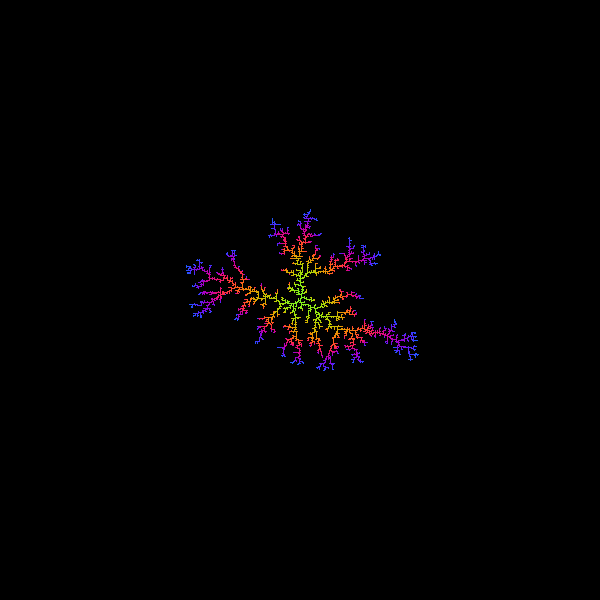

Write Python code to recreate this figure.
"""
simple_dla.py — diffusion-limited aggregation on a grid. Seed one stuck
pixel at the centre. Repeatedly release a walker on a launch circle around
the cluster. Step the walker by random nearest-neighbour moves until it
either touches the cluster (then stick) or wanders too far (then kill).
The result is a branching, dendritic structure that grows outward.

Pixels2GenAI Project
"""

import numpy as np
from PIL import Image


SIZE = 600
N_PARTICLES = 4000
SEED = 3


def run_dla(size=SIZE, n_particles=N_PARTICLES, seed=SEED):
    """Return an int32 grid where pixel = particle index when stuck, 0 otherwise."""
    rng = np.random.default_rng(seed)
    cluster = np.zeros((size, size), dtype=np.int32)

    cx, cy = size // 2, size // 2
    cluster[cy, cx] = 1
    max_radius = 5
    kill_radius = max_radius + 30

    for k in range(2, n_particles + 1):
        # Launch on a circle that expands as the cluster grows.
        launch_r = max_radius + 10
        kill_r = launch_r + 30

        angle = rng.uniform(0, 2 * np.pi)
        x = int(cx + launch_r * np.cos(angle))
        y = int(cy + launch_r * np.sin(angle))

        while True:
            # Random nearest-neighbour step.
            step = rng.integers(0, 4)
            x += (1, -1, 0, 0)[step]
            y += (0, 0, 1, -1)[step]

            # Out-of-bounds or beyond kill radius → discard and start a new walker.
            dx = x - cx
            dy = y - cy
            r2 = dx * dx + dy * dy
            if r2 > kill_r * kill_r or x < 1 or x >= size - 1 or y < 1 or y >= size - 1:
                # Re-launch on the launch circle.
                angle = rng.uniform(0, 2 * np.pi)
                x = int(cx + launch_r * np.cos(angle))
                y = int(cy + launch_r * np.sin(angle))
                continue

            # Check stick condition: any 4-neighbour is part of the cluster.
            if (cluster[y - 1, x] or cluster[y + 1, x]
                    or cluster[y, x - 1] or cluster[y, x + 1]):
                cluster[y, x] = k
                r = int(r2 ** 0.5)
                if r > max_radius:
                    max_radius = r
                break

    return cluster


cluster = run_dla()

# Colour by attachment order so the visual reads as time-stamped growth.
order = cluster.astype(np.float64)
order[order > 0] = (order[order > 0] - order[order > 0].min()) / max(
    order[order > 0].max() - order[order > 0].min(), 1.0)

# Phase-shifted sine palette for that classic DLA "branching crystal" look.
rgb = np.zeros((SIZE, SIZE, 3), dtype=np.uint8)
mask = cluster > 0
norm = order[mask]
rgb[mask, 0] = (128 + 127 * np.sin(norm * 4 + 0)).astype(np.uint8)
rgb[mask, 1] = (128 + 127 * np.sin(norm * 4 + 2)).astype(np.uint8)
rgb[mask, 2] = (128 + 127 * np.sin(norm * 4 + 4)).astype(np.uint8)

Image.fromarray(rgb, mode='RGB').save('simple_dla.png')
print(f"Saved simple_dla.png — {int(mask.sum())} stuck particles")
